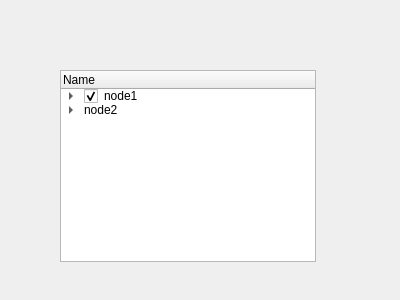
<?xml version="1.0" encoding="UTF-8"?>
<ui version="4.0">
 <class>Form</class>
 <widget class="QWidget" name="Form">
  <property name="geometry">
   <rect>
    <x>0</x>
    <y>0</y>
    <width>400</width>
    <height>300</height>
   </rect>
  </property>
  <property name="windowTitle">
   <string>Form</string>
  </property>
  <widget class="QTreeWidget" name="treeWidget">
   <property name="geometry">
    <rect>
     <x>60</x>
     <y>70</y>
     <width>256</width>
     <height>192</height>
    </rect>
   </property>
   <column>
    <property name="text">
     <string>Name</string>
    </property>
   </column>
   <item>
    <property name="text">
     <string notr="true">node1</string>
    </property>
    <property name="checkState">
     <enum>Checked</enum>
    </property>
    <property name="flags">
     <set>ItemIsSelectable|ItemIsEditable|ItemIsUserCheckable|ItemIsEnabled</set>
    </property>
    <item>
     <property name="text">
      <string>sub11</string>
     </property>
     <property name="flags">
      <set>ItemIsSelectable|ItemIsDragEnabled|ItemIsDropEnabled|ItemIsUserCheckable</set>
     </property>
    </item>
   </item>
   <item>
    <property name="text">
     <string>node2</string>
    </property>
    <property name="flags">
     <set>ItemIsSelectable|ItemIsDragEnabled|ItemIsEnabled|ItemIsTristate</set>
    </property>
    <item>
     <property name="text">
      <string>sub21</string>
     </property>
    </item>
   </item>
  </widget>
 </widget>
 <resources/>
 <connections/>
</ui>
